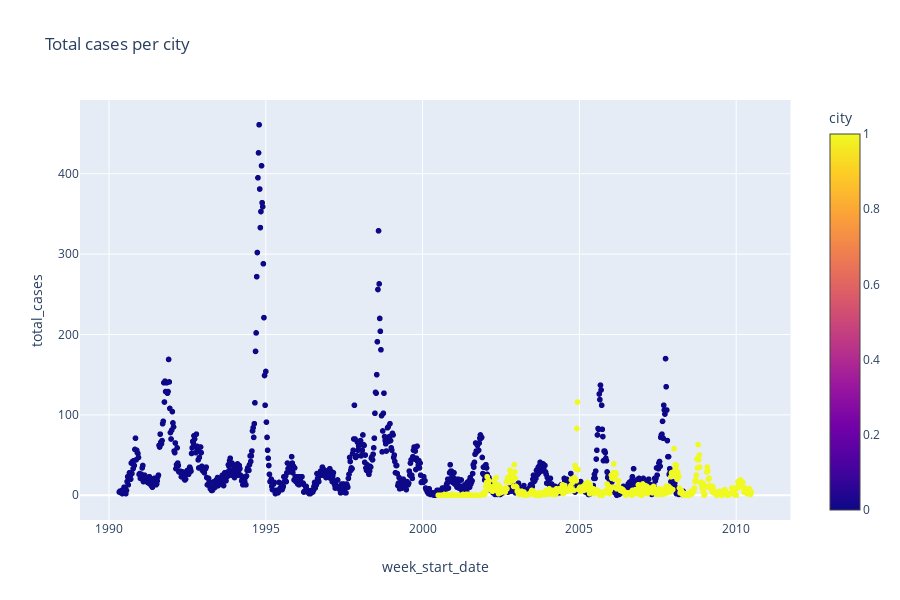

Notebook cell for this chart:
### Code cell
fig = px.scatter(df , x="week_start_date", y="total_cases", color='city', title='Total cases per city')

fig.show()

### Figure 1 — Plotly figure (JSON) as saved in the notebook; plotly's stock layout.template omitted (floating-point values rounded to 4 significant figures; data arrays with more than 128 entries replaced by an {"elided": "..."} marker saying what was removed)
{"data": [{"hoverlabel": {"namelength": 0}, "hovertemplate": "week_start_date=%{x}<br>total_cases=%{y}<br>city=%{marker.color}", "legendgroup": "", "marker": {"color": {"elided": "1456 int values"}, "coloraxis": "coloraxis", "symbol": "circle"}, "mode": "markers", "name": "", "showlegend": false, "type": "scattergl", "x": {"elided": "1456 str values"}, "xaxis": "x", "y": {"elided": "1456 int values"}, "yaxis": "y"}], "layout": {"coloraxis": {"colorbar": {"title": {"text": "city"}}, "colorscale": [[0, "#0d0887"], [0.1111, "#46039f"], [0.2222, "#7201a8"], [0.3333, "#9c179e"], [0.4444, "#bd3786"], [0.5556, "#d8576b"], [0.6667, "#ed7953"], [0.7778, "#fb9f3a"], [0.8889, "#fdca26"], [1, "#f0f921"]]}, "height": 600, "legend": {"tracegroupgap": 0}, "title": {"text": "Total cases per city"}, "xaxis": {"anchor": "y", "domain": [0, 0.98], "title": {"text": "week_start_date"}}, "yaxis": {"anchor": "x", "domain": [0, 1], "title": {"text": "total_cases"}}}}
